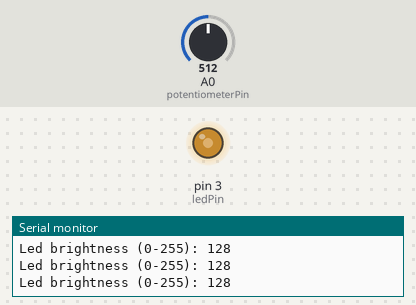
A sketch run on a simulated Arduino Uno, built with avr-gcc and run on an emulated ATmega328P. Shown: output pins drawn as LEDs (lit = HIGH), the last lines printed to the serial monitor. The inputs (shaded band) are chosen by the test bench; at power-on: A0 (potentiometerPin) = 512.

Above: at 1.2 s.
1.3 s: A0 (potentiometerPin) set to 716
At 1.8 s:
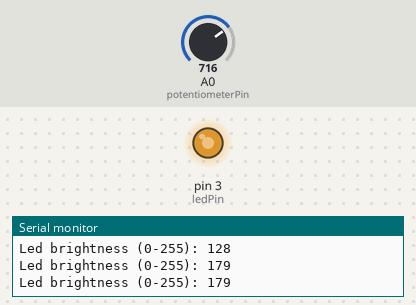
2.9 s: A0 (potentiometerPin) set to 900
At 4.2 s:
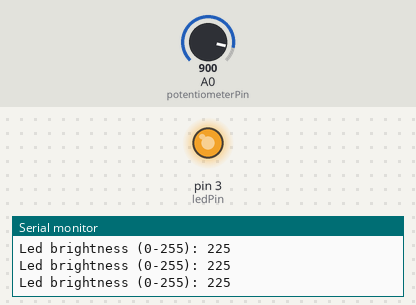
4.5 s: A0 (potentiometerPin) set to 122
At 5.7 s:
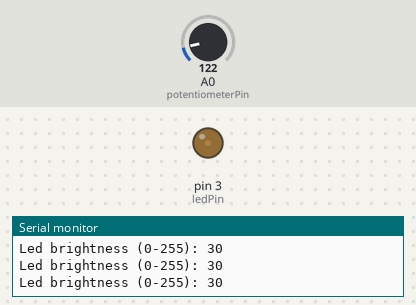
6.1 s: A0 (potentiometerPin) set to 0
At 7.1 s:
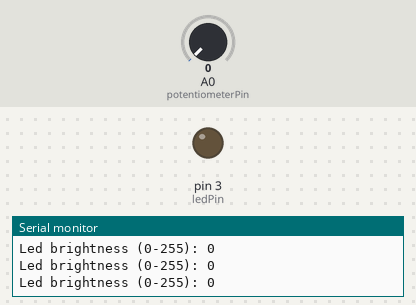
Timing chart, 0 to 8.7 s (numbered marks = the images above; inputs shaded):
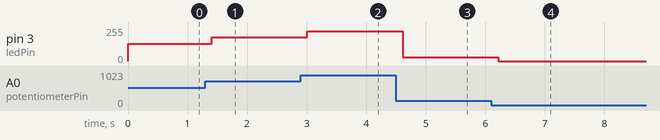

The sketch:

example-diod-potentiometer.ino
```cpp
const int ledPin = 3;
const int potentiometerPin = A0;

void setup()
{
  pinMode(ledPin, OUTPUT);
  Serial.begin(9600);
}

void loop()
{
  int potentiometerValue; // 0 - 1023
  potentiometerValue = analogRead(potentiometerPin);
  int ledBrightness; //0 - 255
  // värden i intervallet 0 - 1023
  //omvandlas till värden i intervallet 0 - 255
  ledBrightness = potentiometerValue / 4;
  analogWrite(ledPin, ledBrightness);

  // skriv till datorn för felsökning
  Serial.print("Led brightness (0-255): ");
  Serial.println(ledBrightness);

  delay(200);
}
```

Measured:
- after the input at 1.3 s, pin 3 (ledPin): 128/255 → 179/255 after 0.10 s
- after the input at 2.9 s, pin 3 (ledPin): 179/255 → 225/255 after 0.11 s
- after the input at 4.5 s, pin 3 (ledPin): 225/255 → 30/255 after 0.11 s
- after the input at 6.1 s, pin 3 (ledPin): 30/255 → 0/255 after 0.11 s
